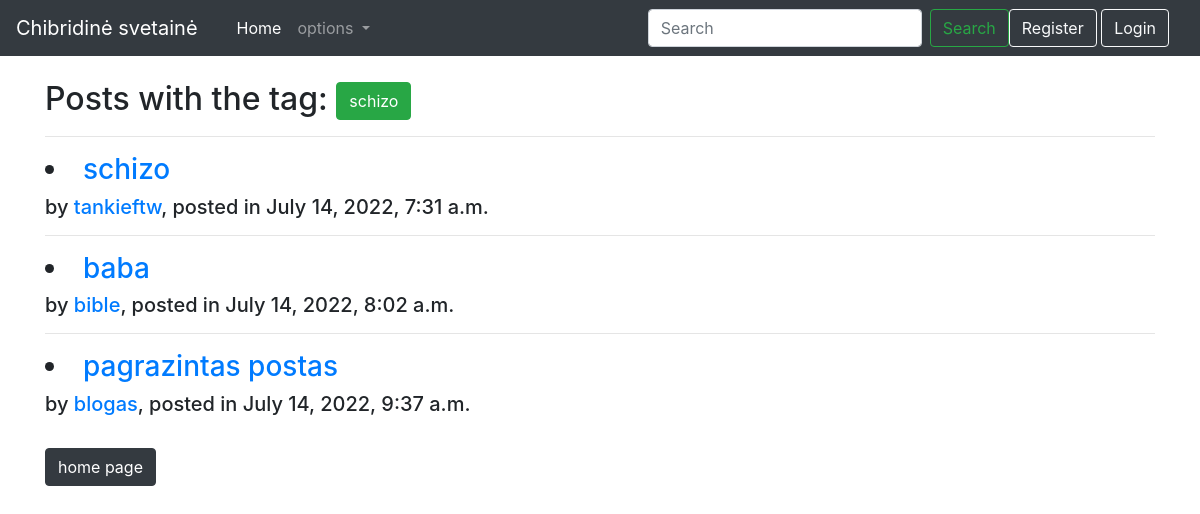
/tags/2, run on an earlier commit of the app's database.
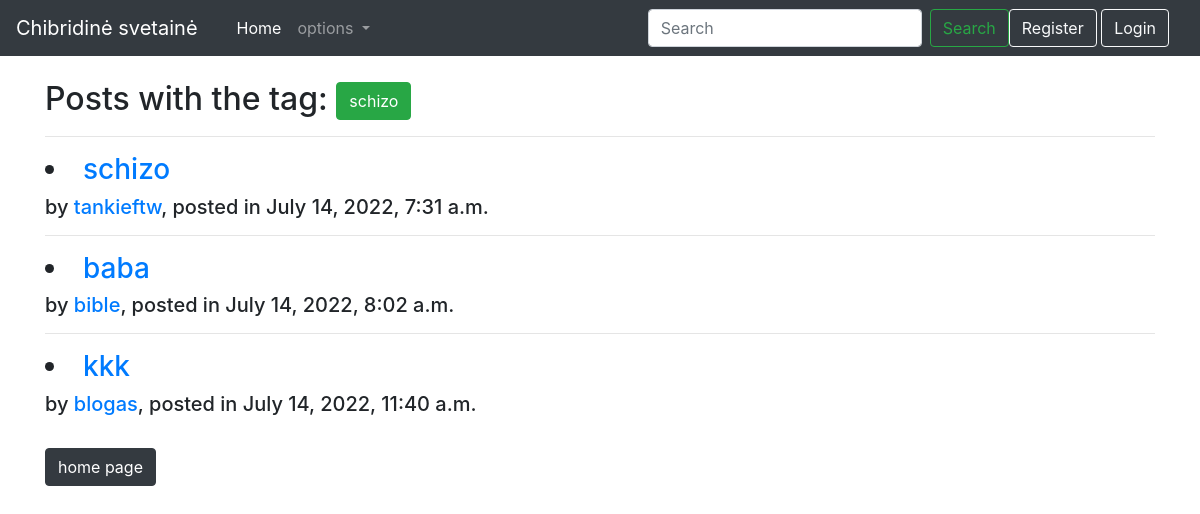
And on a later commit of the database.
### CCiongo/models.py (models this page shows, shortened)
class Puslapis(models.Model):
    title = models.CharField(max_length=200)
    author = models.ForeignKey(User, on_delete=models.SET_NULL, null=True, related_name='posts')
    tag = models.ManyToManyField(Tagg, related_name='posts')
    content = HTMLField(max_length=20000, null=True, blank=True)
    date_created = models.DateTimeField(auto_now_add=True ,null =True)

### CCiongo/views.py (the view)
# urls.py: path('tags/<int:pk>', TagView.as_view(), name = "tagg"),
class TagView(DetailView):
    model = Tagg
    template_name = 'taggs.html'

### CCiongo/templates/taggs.html
{% extends 'base.html' %}
{% block content %}
<br>
<h2>Posts with the tag:  <small class="btn btn-success">{{ object.name }}</small></h2>
{% for post in object.posts.all %}
<hr>
<h3><li><a href="{% url 'blog' post.pk %}">{{ post.title }}</a></h3><h5>by <a href="{% url 'author' post.author.id %}">{{ post.author }}</a>, posted in {{ post.date_created }}</h5></li>
{% endfor %}
<div><br><a href="{% url 'home' %}" class="btn btn-dark">home page</a></div>
{% endblock %}

What changed in the data, as far as the page shows it:
no longer on this page (row edited): Puslapis: title "pagrazintas postas", author "blogas", date_created "July 14, 2022, 9:37 a.m."
added Puslapis: title "kkk", author "blogas", date_created "July 14, 2022, 11:40 a.m."
